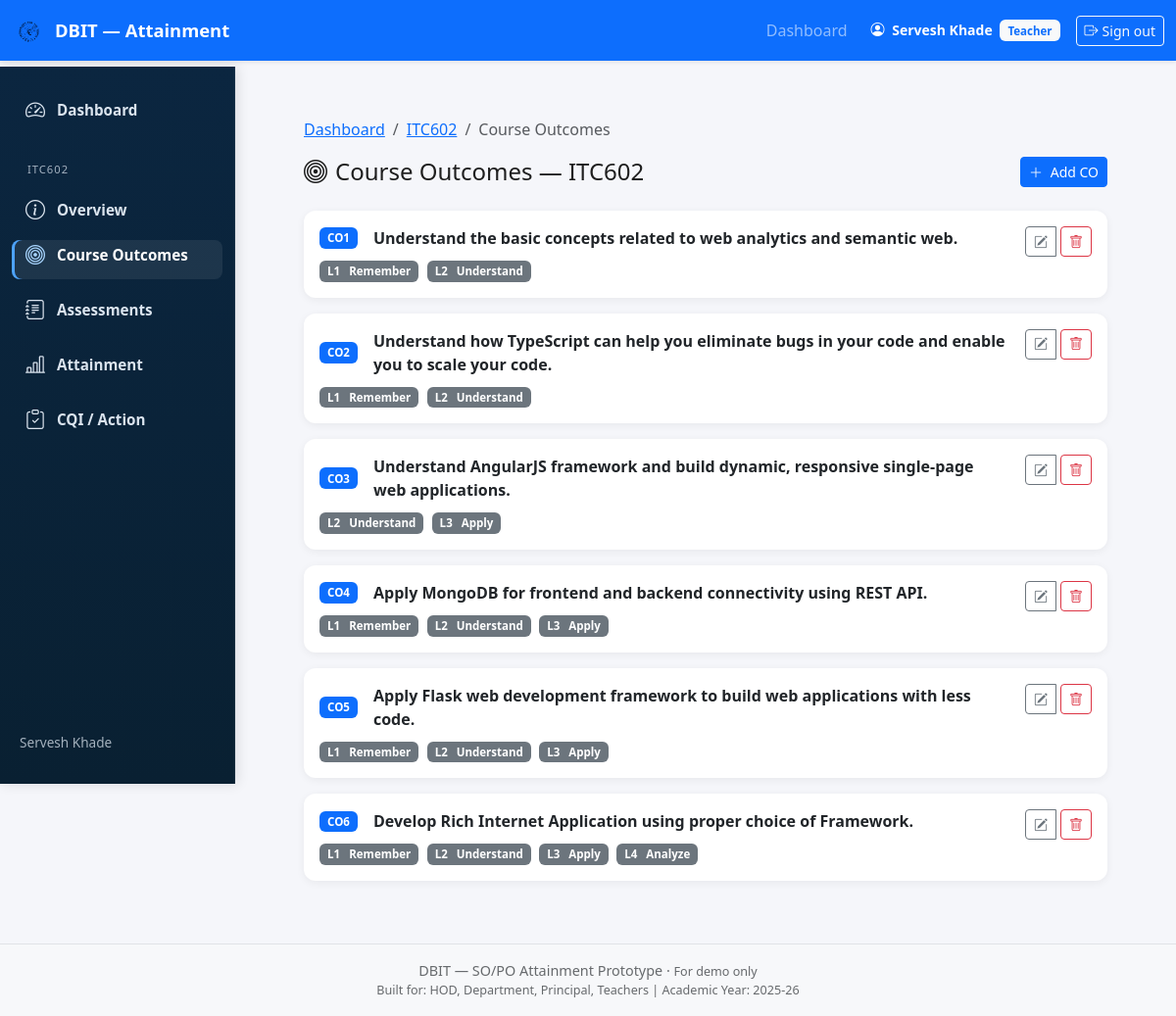
Page /teacher/course/2/cos/ (signed in) on the committed database.
### attainment/models.py (models this page shows, shortened)
class UserProfile(models.Model):
    user = models.OneToOneField(User, on_delete=models.CASCADE, related_name="profile")
    role = models.CharField(max_length=10, choices=Role.choices, default=Role.TEACHER)
    department = models.ForeignKey(
        "Department", on_delete=models.SET_NULL,
        null=True, blank=True, related_name="user_profiles"
    )
    deleted_at = models.DateTimeField(null=True, blank=True)

class Course(models.Model):
    code = models.CharField(max_length=20)
    name = models.CharField(max_length=200)
    department = models.ForeignKey(
        Department, on_delete=models.CASCADE, related_name="courses"
    )
    academic_year = models.ForeignKey(
        AcademicYear, on_delete=models.CASCADE, null=True, blank=True
    )
    semester = models.ForeignKey(
        Semester, on_delete=models.CASCADE,
        null=True, blank=True, related_name="courses"
    )
    program = models.ForeignKey(
        Program, on_delete=models.CASCADE,
        null=True, blank=True, related_name="courses"
    )

class CourseOutcome(models.Model):
    course = models.ForeignKey(
        Course, on_delete=models.CASCADE, related_name="outcomes"
    )
    code = models.CharField(max_length=10)
    description = models.TextField()
    bloom_levels = models.JSONField(default=list, blank=True)
    expected_proficiency = models.FloatField(default=60.0)
    attainment_target = models.FloatField(default=70.0)

### attainment/teacher_views.py (the view)
@login_required
@role_required('TEACHER')
@teacher_owns_course
def manage_cos(request, course_id, course=None):
    locked = course.semester.is_locked if course.semester else False
    cos = CourseOutcome.objects.filter(course=course).order_by("code")
    existing_count = cos.count()
    bloom_map = {name: idx + 1 for idx, name in enumerate(BLOOM_CHOICES)}
    context = {
        "course": course,
        "cos": cos,
        "locked": locked,
        "bloom_choices": BLOOM_CHOICES,
        "bloom_map": bloom_map,
        "suggested_code": f"CO{existing_count + 1}",
    }
    return render(request, "teacher/course_outcomes.html", context)

### attainment/utils/rbac.py (called while the page is built)
def role_required(*allowed_roles):
    def decorator(view_func):
        @wraps(view_func)
        def _wrapped(request, *args, **kwargs):
            profile = getattr(request.user, "profile", None)
            if profile is None or profile.role not in allowed_roles:
                html = render_to_string("403.html", request=request)
                return HttpResponseForbidden(html)
            return view_func(request, *args, **kwargs)
        return _wrapped
    return decorator

### templates/teacher/course_outcomes.html (shortened to what this page needs)
{% extends "base.html" %}
{% block sidebar %}{% include "components/sidebar_teacher.html" %}{% endblock %}
{% block content %}
<div class="container-main-offset">
<div class="container py-4">
  <nav aria-label="breadcrumb" class="mb-3">
    <ol class="breadcrumb">
      <li class="breadcrumb-item"><a href="{% url 'teacher_dashboard' %}">Dashboard</a></li>
      <li class="breadcrumb-item"><a href="{% url 'course_overview' course.id %}">{{ course.code }}</a></li>
      <li class="breadcrumb-item active">Course Outcomes</li>
    </ol>
  </nav>
  <div class="d-flex justify-content-between align-items-center mb-4">
    <h4 class="mb-0"><i class="bi bi-bullseye me-2"></i>Course Outcomes — {{ course.code }}</h4>
    {% if not locked %}
      <button class="btn btn-sm btn-primary" id="btnAddCO" data-bs-toggle="modal" data-bs-target="#coModal">
        <i class="bi bi-plus-lg me-1"></i> Add CO
      </button>
    {% else %}
      <span class="badge bg-danger"><i class="bi bi-lock-fill"></i> Semester Locked</span>
    {% endif %}
  </div>
  <div class="row g-3">
    {% for co in cos %}
    <div class="col-12">
      <div class="card">
        <div class="card-body d-flex justify-content-between align-items-start gap-3">
          <div class="flex-grow-1">
            <div class="d-flex align-items-center mb-2">
              <span class="badge bg-primary me-3">{{ co.code }}</span>
              <div class="fw-semibold">{{ co.description }}</div>
            </div>
            <div class="mt-2">
              {% if co.bloom_levels %}
                {% for bloom in bloom_choices %}
                  {% if bloom in co.bloom_levels %}
                    <span class="badge bg-secondary me-1">L{{ forloop.counter }} &nbsp; {{ bloom }}</span>
                  {% endif %}
                {% endfor %}
              {% else %}
                <span class="text-muted">No Bloom level selected</span>
              {% endif %}
            </div>
          </div>
          <div class="text-end">
            {% if not locked %}
              <div class="btn-group" role="group">
                <button class="btn btn-sm btn-outline-secondary btn-edit-co"
                        data-edit-url="{% url 'edit_co' course.id co.id %}"
                        data-code="{{ co.code }}"
                        data-description="{{ co.description|escapejs }}"
                        data-blooms="{{ co.bloom_levels|join:"," }}"
                        data-bs-toggle="modal" data-bs-target="#coModal">
                  <i class="bi bi-pencil-square"></i>
                </button>
                <form method="post" action="{% url 'delete_co' course.id co.id %}" class="d-inline ms-1"
                      onsubmit="return confirm('Delete {{ co.code }}?')">
                  <button class="btn btn-sm btn-outline-danger" title="Delete"><i class="bi bi-trash"></i></button>
                </form>
              </div>
            {% endif %}
          </div>
        </div>
      </div>
    </div>
    {% empty %}
    <div class="col-12">
      <div class="card">
        <div class="card-body text-center text-muted py-4">No course outcomes defined yet.</div>
      </div>
    </div>
    {% endfor %}
  </div>
</div>
</div>
{% endblock %}

### templates/base.html (shortened to what this page needs)
{% load static %}
<!doctype html>
<html lang="en">
	<head>
		<link
			href="https://cdn.jsdelivr.net/npm/bootstrap@5.3.2/dist/css/bootstrap.min.css"
			rel="stylesheet"
		/>
		<link
			href="https://cdn.jsdelivr.net/npm/bootstrap-icons@1.11.3/font/bootstrap-icons.css"
			rel="stylesheet"
		/>
		<link rel="stylesheet" href="{% static 'css/styles.css' %}" />
	</head>
	<body>
		<nav
			class="navbar navbar-expand-lg navbar-dark bg-primary fixed-top shadow-sm"
		>
			<div class="container-fluid">
				<a class="navbar-brand d-flex align-items-center" href="/">
					<img
						src="{% static 'images/logo.svg' %}"
						alt="logo"
						width="36"
						height="36"
						class="me-2 rounded"
					/>
					<span>DBIT — Attainment</span>
				</a>
				<div class="collapse navbar-collapse" id="topNav">
					<ul class="navbar-nav ms-auto mb-2 mb-lg-0">
						{% if user.is_authenticated %}
							{% if user.profile.role == 'ADMIN' %}
								<li class="nav-item"><a class="nav-link" href="{% url 'admin_dashboard' %}">Dashboard</a></li>
								<li class="nav-item"><a class="nav-link" href="{% url 'admin_academic_years' %}">Academic Years</a></li>
								<li class="nav-item"><a class="nav-link" href="{% url 'admin_courses' %}">Courses</a></li>
								<li class="nav-item"><a class="nav-link" href="{% url 'admin_users' %}">Users</a></li>
								<li class="nav-item"><a class="nav-link" href="{% url 'attainment_report' %}">Reports</a></li>
							{% elif user.profile.role == 'TEACHER' %}
								<li class="nav-item"><a class="nav-link" href="{% url 'teacher_dashboard' %}">Dashboard</a></li>
							{% endif %}
						{% else %}
							<li class="nav-item"><a class="nav-link" href="{% url 'login' %}">Sign in</a></li>
						{% endif %}
					</ul>
					<div class="d-flex align-items-center ms-3">
						{% if user.is_authenticated %}
							<div class="text-white me-2 small">
								<i class="bi bi-person-circle me-1"></i>
								<strong>{{ user.get_full_name|default:user.username }}</strong>
								{% if user.profile %}
									<span class="badge bg-light text-primary ms-1">{{ user.profile.get_role_display }}</span>
								{% endif %}
							</div>
							<a class="btn btn-outline-light btn-sm ms-2" href="{% url 'logout' %}">
								<i class="bi bi-box-arrow-right me-1"></i>Sign out
							</a>
						{% else %}
							<a class="btn btn-outline-light btn-sm ms-2" href="{% url 'login' %}">
								<i class="bi bi-box-arrow-in-right me-1"></i>Sign in
							</a>
						{% endif %}
					</div>
				</div>
			</div>
		</nav>
		<main class="container-fluid">
			<div class="row g-0">
				<div class="col-auto">{% block sidebar %}{% endblock %}</div>
				<div class="col">
					<div class="container py-4">
						<div class="main-content">
							{% block content %}{% endblock %}
						</div>
					</div>
				</div>
			</div>
		</main>
		<footer
			class="bg-light text-center text-muted py-3 border-top mt-auto app-footer"
		>
			<div class="container">
				<div>
					DBIT — SO/PO Attainment Prototype &middot;
					<small>For demo only</small>
				</div>
				<div class="small">
					Built for: HOD, Department, Principal, Teachers | Academic Year:
					<span id="footer-year">2025-26</span>
				</div>
			</div>
		</footer>
	</body>
</html>

### templates/components/sidebar_teacher.html
<nav class="sidebar d-flex flex-column">
	<ul class="nav">
		<li class="nav-item">
			<a class="nav-link {% if request.resolver_match.url_name == 'teacher_dashboard' %}active{% endif %}" href="{% url 'teacher_dashboard' %}">
				<i class="bi bi-speedometer2"></i>
				<span class="label">Dashboard</span>
			</a>
		</li>
		{% if course %}
		<li class="nav-item mt-3">
			<small class="text-uppercase px-3" style="color:var(--sidebar-text-muted);font-size:.7rem;letter-spacing:1px;">{{ course.code }}</small>
		</li>
		<li class="nav-item">
			<a class="nav-link {% if request.resolver_match.url_name == 'course_overview' %}active{% endif %}" href="{% url 'course_overview' course.id %}">
				<i class="bi bi-info-circle"></i>
				<span class="label">Overview</span>
			</a>
		</li>
		<li class="nav-item">
			<a class="nav-link {% if request.resolver_match.url_name == 'manage_cos' %}active{% endif %}" href="{% url 'manage_cos' course.id %}">
				<i class="bi bi-bullseye"></i>
				<span class="label">Course Outcomes</span>
			</a>
		</li>
		<li class="nav-item">
			<a class="nav-link {% if 'assessment' in request.resolver_match.url_name %}active{% endif %}" href="{% url 'manage_assessments' course.id %}">
				<i class="bi bi-journal-text"></i>
				<span class="label">Assessments</span>
			</a>
		</li>
		<li class="nav-item">
			<a class="nav-link {% if request.resolver_match.url_name == 'co_attainment_results' %}active{% endif %}" href="{% url 'co_attainment_results' course.id %}">
				<i class="bi bi-bar-chart-line"></i>
				<span class="label">Attainment</span>
			</a>
		</li>
		<li class="nav-item">
			<a class="nav-link {% if request.resolver_match.url_name == 'cqi_list' %}active{% endif %}" href="{% url 'cqi_list' course.id %}">
				<i class="bi bi-clipboard-check"></i>
				<span class="label">CQI / Action</span>
			</a>
		</li>
		{% endif %}
	</ul>
	<div class="sidebar-footer small mt-auto">
		{% if request.user.is_authenticated %}
			{{ request.user.get_full_name|default:request.user.username }}
		{% else %}
			Guest
		{% endif %}
	</div>
</nav>

### static/css/styles.css (style rules this page uses)
:root { --sidebar-width: 240px; --navbar-height: 68px; --sidebar-bg-top: #0b2640; --sidebar-bg-bottom: #092032; --sidebar-text: rgba(230,238,248,0.95); --sidebar-text-muted: rgba(230,238,248,0.70); --sidebar-hover: rgba(255,255,255,0.06); }
html, body { height: 100%; overflow-x: hidden; background: #f5f6fa; font-family: system-ui, -apple-system, "Segoe UI", Roboto, "Helvetica Neue", Arial; color: #1e1e1e; }
body { padding-top: var(--navbar-height); }
.sidebar { position: fixed; top: var(--navbar-height); left: 0; width: var(--sidebar-width); height: calc(100vh - var(--navbar-height)); background: linear-gradient(180deg, var(--sidebar-bg-top), var(--sidebar-bg-bottom)); padding: 1.2rem 0.75rem; z-index: 1020; color: var(--sidebar-text); overflow-y: auto; box-shadow: 2px 0 12px rgba(2,6,23,0.12); border-right: 1px solid rgba(255,255,255,0.06); }
.sidebar .nav { display: flex; flex-direction: column; gap: 6px; padding: 0; margin: 0; }
.sidebar .nav-item { list-style: none; }
.sidebar .nav-link { display: flex; align-items: center; gap: 12px; font-size: 0.95rem; font-weight: 600; color: var(--sidebar-text); text-decoration: none; padding: 10px 14px; border-radius: 8px; transition: background 0.12s ease, transform 0.12s ease; }
.sidebar .nav-link .bi { font-size: 1.25rem; color: var(--sidebar-text); }
.sidebar .nav-link.active { background: rgba(255,255,255,0.08); box-shadow: inset 3px 0 0 #4da3ff; color: #ffffff; }
.sidebar .nav-link.active .bi { color: #a9d6ff; }
.sidebar .sidebar-footer { margin-top: auto; padding: 0.75rem 0.5rem; font-size: 0.85rem; color: var(--sidebar-text-muted); }
.container-main-offset { margin-left: var(--sidebar-width); width: calc(100% - var(--sidebar-width)); }
.main-content { padding: 1rem; }
.card { border-radius: 12px; border: none; box-shadow: 0 2px 8px rgba(0,0,0,0.06); }
.badge { font-size: 0.72rem; padding: 0.45em 0.7em; }
.navbar { box-shadow: 0 1px 4px rgba(0,0,0,0.08); }
.navbar-brand { font-size: 1.15rem; font-weight: 600; }

### templates/base.html (style rules this page uses)
body { padding-top: 0px; }
main { padding-top: 56px; }
.app-footer { font-size: 0.9rem; opacity: 0.9; }
nav .nav-link.active { margin-top: 0 !important; padding-top: 0 !important; }

### rows in the picture
Course: code "ITC602"
CourseOutcome: code "CO1", description "Understand the basic concepts related to web analytics and semantic web.", bloom_choices "Remember" "Understand"
CourseOutcome: code "CO2", description "Understand how TypeScript can help you eliminate bugs in your code and enable you to scale your code.", bloom_choices "Remember" "Understand"
CourseOutcome: code "CO3", description "Understand AngularJS framework and build dynamic, responsive single-page web applications.", bloom_choices "Understand" "Apply"
CourseOutcome: code "CO4", description "Apply MongoDB for frontend and backend connectivity using REST API.", bloom_choices "Remember" "Understand" "Apply"
CourseOutcome: code "CO5", description "Apply Flask web development framework to build web applications with less code.", bloom_choices "Remember" "Understand" "Apply"
CourseOutcome: code "CO6", description "Develop Rich Internet Application using proper choice of Framework.", bloom_choices "Remember" "Understand" "Apply" "Analyze"

### other values in the picture
{{ user.get_full_name|default:user.username }} "Servesh Khade"
{{ user.profile.get_role_display }} "Teacher"
{{ request.user.get_full_name|default:request.user.username }} "Servesh Khade"
